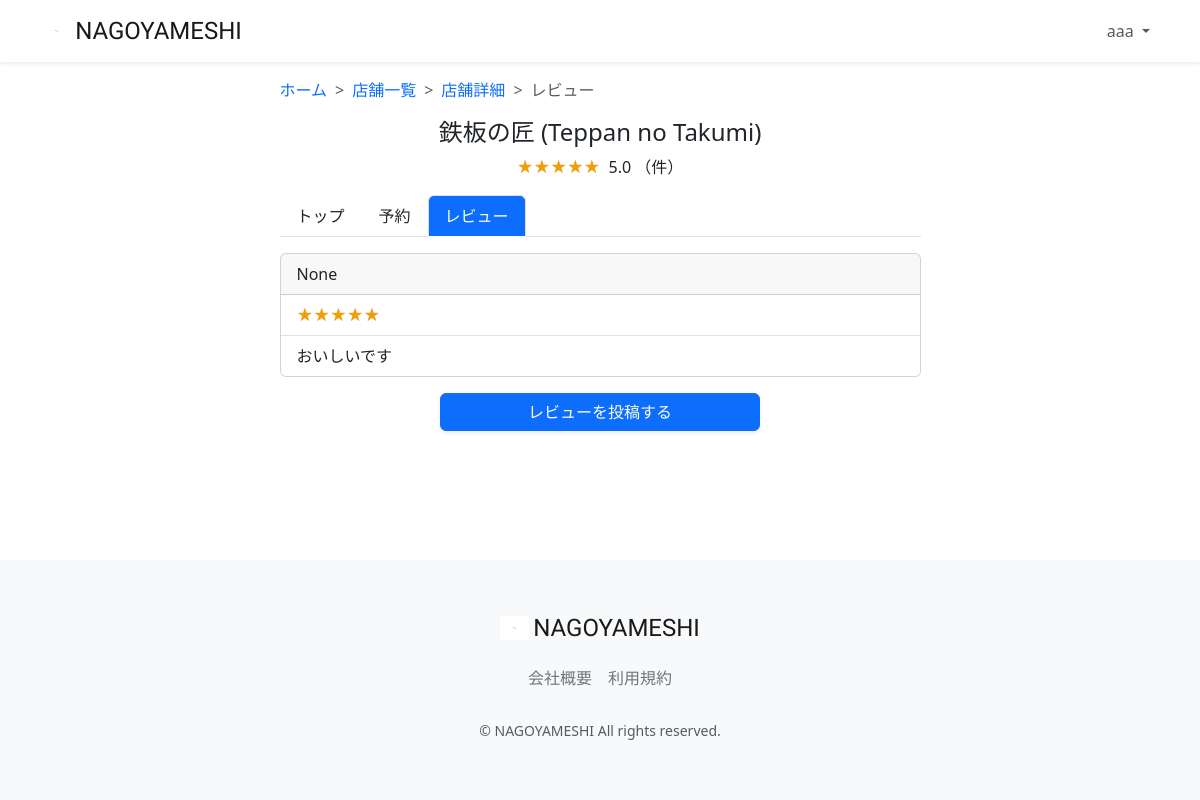
/review-list/2/ (signed in), run on the app's committed database.
### accounts/models.py (models this page shows, shortened)
class CustomUser(AbstractUser):
    user_name = models.CharField(max_length=128, null=True, blank=True, verbose_name='ユーザー名前')
    hurigana = models.CharField(max_length=128, null=True, blank=True, verbose_name='フリガナ')
    zip_code = models.CharField(max_length=16, null=True, blank=True, verbose_name='郵便番号')
    address = models.CharField(max_length=255, null=True, blank=True, verbose_name='住所')
    phone_number = models.CharField(max_length=20, null=True, blank=True, verbose_name='電話番号')
    birthday = models.CharField(max_length=20, null=True, blank=True, verbose_name='誕生日')
    job = models.CharField(max_length=255, null=True, blank=True, verbose_name='職業')
    is_subscribed = models.BooleanField(default=False, verbose_name='有料会員')
    card_name = models.CharField(max_length=128, null=True, blank=True, verbose_name='カード名義')
    card_number = models.CharField(max_length=128, null=True, blank=True, verbose_name='カード番号')
    class Meta:
        verbose_name_plural = 'CustomUser'

### restaurant/models.py (models this page shows, shortened)
class Restaurant(models.Model):
    name = models.CharField(verbose_name='店舗名', max_length=64)
    description = models.CharField(verbose_name='説明', max_length=128)
    price = models.CharField(verbose_name='価格帯', max_length=32)
    zip_code = models.CharField(verbose_name='郵便番号', max_length=32)
    address = models.CharField(verbose_name='住所', max_length=128)
    business_time = models.CharField(verbose_name='営業時間', max_length=64)
    close_day_of_week = models.CharField(verbose_name='定休日', max_length=32)
    seats_number = models.CharField(verbose_name='座席数', max_length=32)
    category = models.ForeignKey(Category, verbose_name='カテゴリー', on_delete=models.PROTECT)
    rate = models.FloatField(verbose_name='レート', default=0.0)
    review_num = models.IntegerField(verbose_name='レビュー数', default=0)
    reservation_num = models.IntegerField(verbose_name='予約数', default=0)
    photo = models.ImageField(verbose_name='写真', blank=True, null=True)
    created_at = models.DateTimeField(verbose_name='作成日時', auto_now_add=True)
    updated_at = models.DateTimeField(verbose_name='更新日時', auto_now=True)
    class Meta:
        verbose_name_plural = 'Restaurant'

class Review(models.Model):
    RATES = ((1, '1'), (2, '2'), (3, '3'), (4, '4'), (5, '5'))
    user = models.ForeignKey(CustomUser, verbose_name='ユーザー', on_delete=models.PROTECT, null=True, blank=True)
    restaurant = models.ForeignKey(Restaurant, verbose_name='レストラン', on_delete=models.PROTECT)
    rate = models.IntegerField(verbose_name='レート', default=5, choices=RATES)
    comment = models.TextField(verbose_name='コメント', blank=True, null=True)
    created_at = models.DateTimeField(verbose_name='レビュー作成日時', auto_now_add=True)
    updated_at = models.DateTimeField(verbose_name='レビュー更新日時', auto_now=True)
    class Meta:
        verbose_name_plural = 'Review'

### restaurant/views.py (the view)
# urls.py: path('review-list/<int:pk>/', views.ReviewListView.as_view(),name="review_list"),
class ReviewListView(generic.ListView):
    template_name = "review/review_list.html"
    model = models.Review
    restaurant_id = None
    ordering = ['-created_at']
    paginate_by = 5
    def get_queryset(self):
        restaurant_id = self.kwargs['pk']
        queryset = super(ReviewListView, self).get_queryset().order_by('-rate')
        return queryset.filter(restaurant=restaurant_id)
    def get_context_data(self, **kwargs):
        pk = self.kwargs['pk']
        context = super(ReviewListView, self).get_context_data(**kwargs)
        restaurant = models.Restaurant.objects.filter(id=pk).first()
        is_posted = models.Review.objects.filter(user=self.request.user).filter(restaurant=restaurant).exists()
        average_rate = models.Review.objects.filter(restaurant=restaurant).aggregate(Avg('rate'))
        average_rate = average_rate['rate__avg'] if average_rate['rate__avg'] is not None else 0
        average_rate = round(average_rate, 2)
        if average_rate % 1 == 0:
            average_rate_star = int(average_rate)
        else:
            average_rate_star = round(average_rate * 2) / 2
        context.update({
            'restaurant': restaurant,
            'is_posted': is_posted,
            'average_rate': average_rate,
            'average_rate_star': average_rate_star,
        })
        return context

### restaurant/templates/review/review_list.html (shortened to what this page needs)
{% extends "layout/base.html" %}
{% load static %}
{% block content %}
<main>
    <div class="container nagoyameshi-container pb-5">
        <div class="row justify-content-center">
            <div class="col-xxl-6 col-xl-7 col-lg-8 col-md-10">
                <nav class="my-3" style="--bs-breadcrumb-divider: '>';" aria-label="breadcrumb">
                    <ol class="breadcrumb mb-0">
                        <li class="breadcrumb-item"><a href="{% url 'top_page' %}">ホーム</a></li>
                        <li class="breadcrumb-item"><a href="{% url 'restaurant_list' %}?keyword=&button_type=keyword">店舗一覧</a></li>
                        <li class="breadcrumb-item"><a href="{% url 'restaurant_detail' restaurant.id %}">店舗詳細</a></li>
                        <li class="breadcrumb-item active" aria-current="page">レビュー</li>
                    </ol>
                </nav>
                <h1 class="mb-2 text-center">{{ restaurant.name }}</h1>
                <p class="text-center">
                    <span class="star-rating me-1" data-rate="{{ average_rate_star }}"></span>
                    {{ average_rate }} （{{ rate_count }}件）
                </p>
                <ul class="nav nav-tabs mb-3">
                    <li class="nav-item">
                        <a class="nav-link link-dark" href="{% url 'restaurant_detail' restaurant.id %}">トップ</a>
                    </li>
                    <li class="nav-item">
                        <a class="nav-link link-dark" href="{% url 'reservation_create' restaurant.id %}">予約</a>
                    </li>
                    <li class="nav-item">
                        <a class="nav-link active bg-primary text-white" aria-current="page" href="{% url 'review_list' restaurant.id %}">レビュー</a>
                    </li>
                </ul>
                {% for review in object_list %}
                <div class="card mb-3">
                    <div class="card-header d-flex justify-content-between">
                        <div>{{ review.user.user_name }}</div>
                    </div>
                    <ul class="list-group list-group-flush">
                        <li class="list-group-item"><span class="star-rating" data-rate="{{ average_rate }}"></span></li>
                        <li class="list-group-item">{{ review.comment }}</li>
                    </ul>
                </div>
                {% endfor %}
                {% if not is_posted %}
                <div class="text-center mt-3">
                    <a href="{% url 'review_create' restaurant.id %}"  class="btn btn-primary text-white shadow-sm w-50">レビューを投稿する</a>
                </div>
                {% endif %}
            </div>
        </div>
    </div>
</main>
{% endblock %}

### restaurant/templates/layout/base.html (shortened to what this page needs)
{% load static %}
<!DOCTYPE html>
<html lang="ja">
<head>
    <link href="https://cdn.jsdelivr.net/npm/bootstrap@5.3.3/dist/css/bootstrap.min.css" rel="stylesheet"
>
    <link href="{% static 'css/nagoyameshi.css' %}" rel="stylesheet">
</head>
<body>
<div id="app" class="wrapper">
    <nav class="navbar navbar-expand-md navbar-light bg-white shadow-sm">
        <div class="container nagoyameshi-container">
            <a class="navbar-brand app-name" href="{% url 'top_page' %}">
                <div class="d-flex align-items-center">
                    <img class="nagoyameshi-logo me-1" src="{% static 'images/logo/logo.svg' %}" alt="nagoyameshi">
                    NAGOYAMESHI
                </div>
            </a>
            <div class="collapse navbar-collapse" id="navbarSupportedContent">
                <ul class="navbar-nav ms-auto">
                    {% if user.is_subscribed %}
                        <li class="nav-item dropdown">
                            <a id="navbarDropdown" class="nav-link dropdown-toggle" href="#" role="button"
                               data-bs-toggle="dropdown" aria-haspopup="true" aria-expanded="false" v-pre>
                                {{ user.user_name }}
                            </a>
                        </li>
                    {% endif %}
                </ul>
            </div>
        </div>
    </nav>
    {% block content %}{% endblock %}
    <footer class="bg-light">
        <div class="d-flex justify-content-center footer-logo">
            <a class="navbar-brand app-name" href="{% url 'top_page' %}">
                <div class="d-flex align-items-center">
                    <img class="nagoyameshi-logo me-1" src="{% static 'images/logo/logo.svg' %}" alt="nagoyameshi">
                    NAGOYAMESHI
                </div>
            </a>
        </div>
        <div class="d-flex justify-content-center footer-link">
            <a href="{% url 'company_page' %}" class="link-secondary me-3">会社概要</a>
            <a href="{% url 'terms_page' %}" class="link-secondary">利用規約</a>
        </div>
        <p class="text-center text-muted small mb-0">&copy; NAGOYAMESHI All rights reserved.</p>
    </footer>
</div>
</body>
</html>

### static/css/nagoyameshi.css (style rules this page uses)
.wrapper { min-height: 100vh; position: relative; padding-bottom: 240px; box-sizing: border-box; }
.nagoyameshi-logo { height: 24px; }
.app-name { font-family: 'Carter One', cursive; font-size: 24px; color: #191919; }
footer { width: 100%; height: 240px; position: absolute; bottom: 0; padding: 50px 15px; }
.footer-logo { margin-bottom: 20px; }
.footer-link { margin-bottom: 30px; }
h1 { font-size: 1.5rem; }
a { text-decoration: none !important; }
.star-rating { position: relative; z-index: 0; display: inline-block; white-space: nowrap; color: #CCCCCC; }
.star-rating:before, .star-rating:after { content: '★★★★★'; }
.star-rating:after { position: absolute; z-index: 1; top: 0; left: 0; overflow: hidden; white-space: nowrap; color: #F29F05; }
.star-rating[data-rate="5"]:after { width: 100%; }

### data on the page
CustomUser: user_name "aaa"
Restaurant: name "鉄板の匠 (Teppan no Takumi)"
Review: user.user_name "None", comment "おいしいです"

### other printed values
{{ average_rate }} "5.0"
